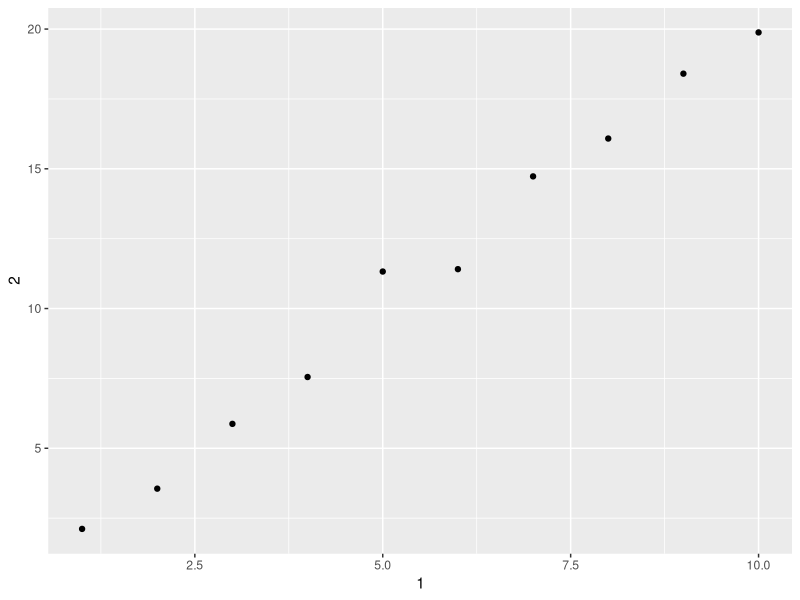
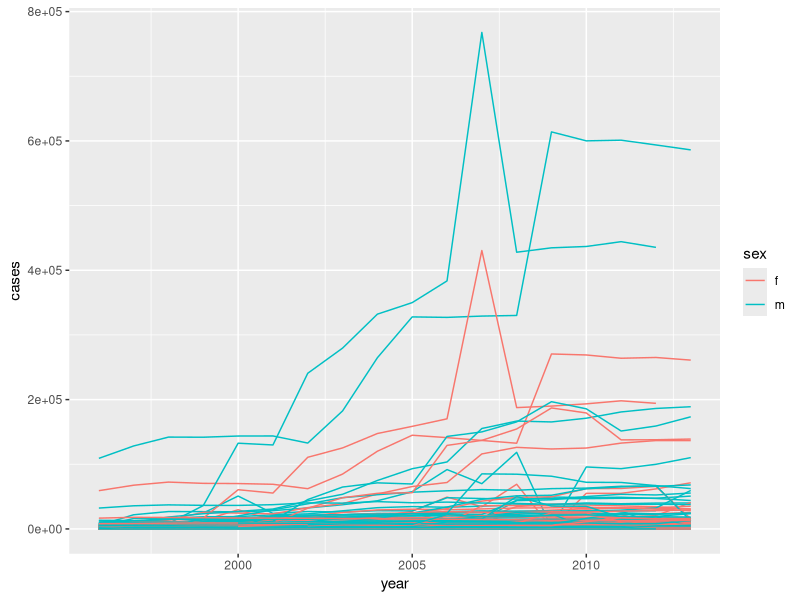

Here is the R script that generated these plots, in order:
## ---- chunk 1
knitr::opts_chunk$set(echo = TRUE)
## ---- chunk 2
library(tidyverse)
mtcars
## ---- chunk 3
df <- data.frame(abc = 1, xyz = "a")
df$x
df[, "xyz"]
df[, c("abc", "xyz")]

tbl <- as_tibble(df)
tbl$x
tbl[, "xyz"]
tbl[, c("abc", "xyz")]

## ---- chunk 4
annoying <- tibble(
  `1` = 1:10,
  `2` = `1` * 2 + rnorm(length(`1`))
)

annoying[["1"]]
annoying$`1`
ggplot(annoying, aes(x = `1`, y = `2`)) +
  geom_point()
annoying[["3"]] <- annoying$`2` / annoying$`1`
annoying <- rename(annoying, one = `1`, two = `2`, three = `3`)
glimpse(annoying)
## ---- chunk 5
enframe(c(a = 1, b = 2, c = 3))

## ---- chunk 6
who1 <- who %>%
  gather(new_sp_m014:newrel_f65, key = "key", value = "cases", na.rm = TRUE)
glimpse(who1)

who2 <- who1 %>%
 mutate(key = stringr::str_replace(key, "newrel", "new_rel"))

who3 <- who2 %>%
  separate(key, c("new", "type", "sexage"), sep = "_")
who3

who3 %>%
  count(new)

who4 <- who3 %>%
  select(-new, -iso2, -iso3)

who5 <- who4 %>%
  separate(sexage, c("sex", "age"), sep = 1)
who5

## ---- chunk 7
who1 %>%
  filter(cases == 0) %>%
  nrow()

gather(who, new_sp_m014:newrel_f65, key = "key", value = "cases") %>%
  group_by(country, year)  %>%
  mutate(missing = is.na(cases)) %>%
  select(country, year, missing) %>%
  distinct() %>%
  group_by(country, year) %>%
  filter(n() > 1)
## ---- chunk 8
who3a <- who1 %>%
  separate(key, c("new", "type", "sexage"), sep = "_")
filter(who3a, new == "newrel") %>% head()
## ---- chunk 9
select(who3, country, iso2, iso3) %>%
  distinct() %>%
  group_by(country) %>%
  filter(n() > 1)
## ---- chunk 10
who5 %>%
  group_by(country, year, sex) %>%
  filter(year > 1995) %>%
  summarise(cases = sum(cases)) %>%
  unite(country_sex, country, sex, remove = FALSE) %>%
  ggplot(aes(x = year, y = cases, group = country_sex, colour = sex)) +
  geom_line()
